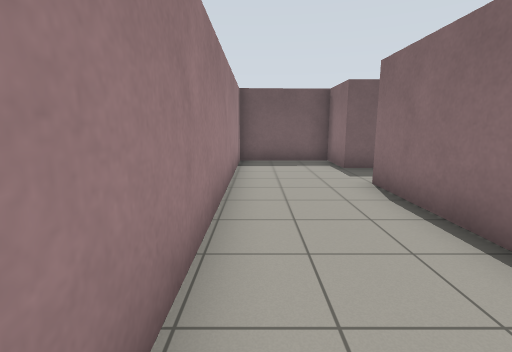
[1] (above)

12 first-person views from a walk through a Gazebo world. The camera is 1.2 m above the floor, tilts 10° down and sees 85° across. The floor is counted in squares, 1 m on a side. Each view is taken from the middle of a square. On the plan, view 1 faces up. The plan holds only what a view shows up to about 12 squares ahead; the rest is blank. Simple patterns stand in for the simulator's built-in surfaces.

[2]
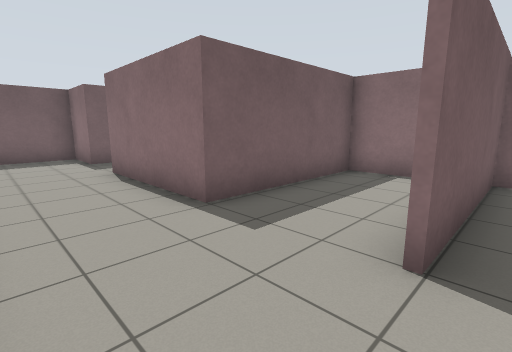

[3]
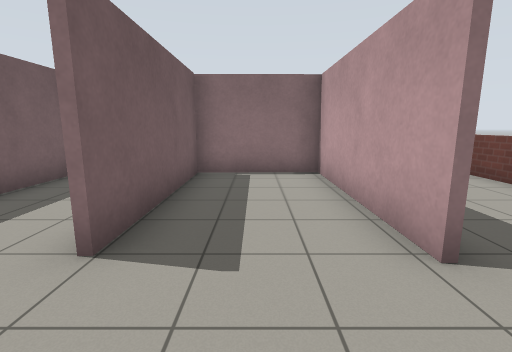

[4]
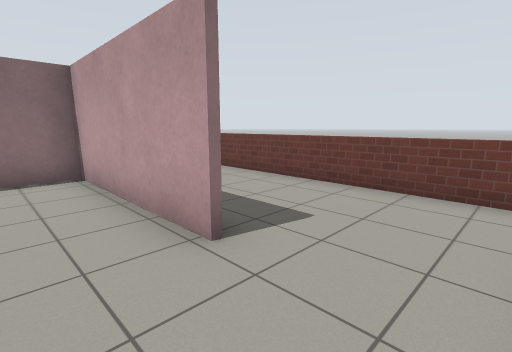

[5]
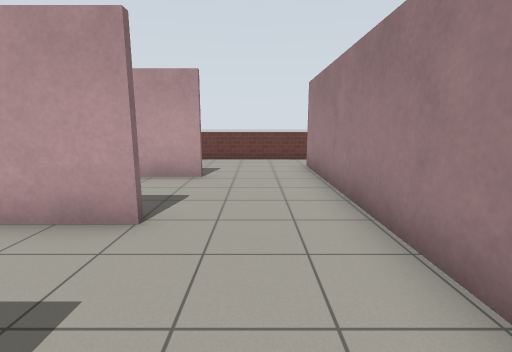

[6]
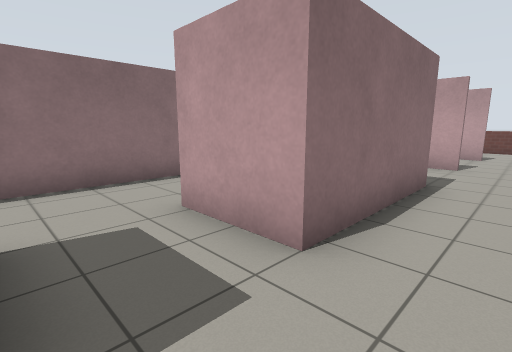

[7]
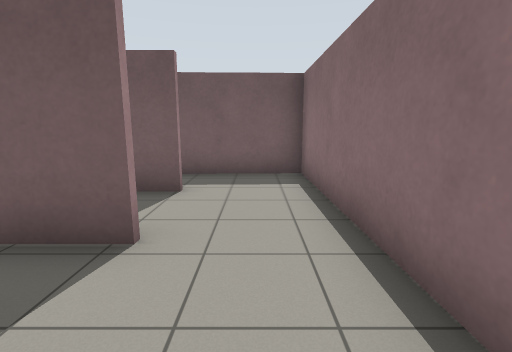

[8]
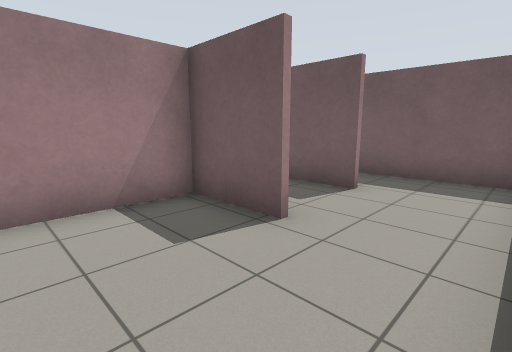

[9]
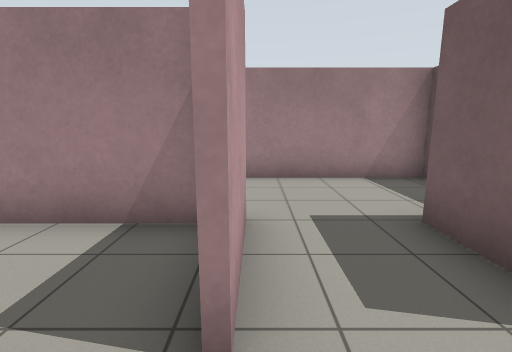

[10]
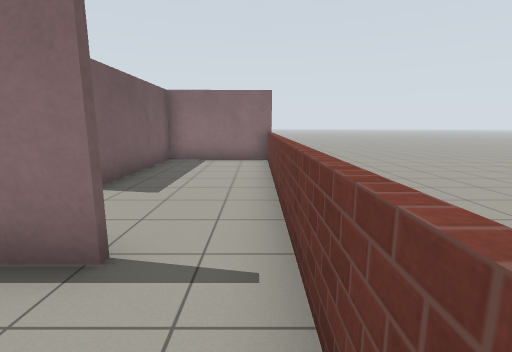

[11]
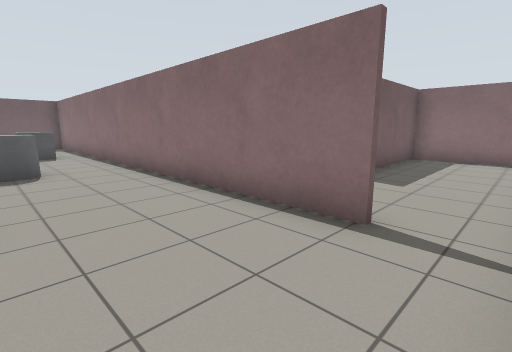

[12]
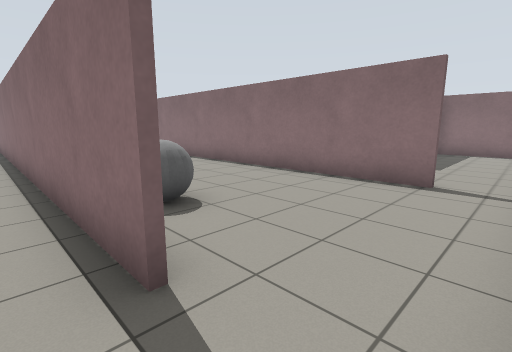

### Floor plan
Ten units are one square. View 1 is at (0, 0); x grows to the right and y downward. Boxes are objects, and circles mark ways between rooms. Rooms are numbered by the first view taken in them; rooms with no view inside come last. Other rooms are left out.
<svg viewBox="-75 -107 154 198">
<path fill="none" stroke="#000" d="M24 13 43 13M22 47 74 47M73 15 24 15M74 48 26 48M74 86 73 -16 25 -16 25 -59 48 -59M46 -81 25 -81 25 -101 -6 -100 -6 68M-5 84 70 84M48 -57 26 -57 26 -28M73 -41 73 -65M-62 61 -62 -82M-7 68 -7 -61M-27 84 -5 84M73 -65 72 -102 37 -101"/>
<rect x="-55" y="35" width="10" height="10" fill="#bbb"><title>grey ball</title></rect>
<rect x="-45" y="-15" width="20" height="20" fill="#bbb"><title>grey cylinder</title></rect>
<rect x="-35" y="-55" width="20" height="10" fill="#bbb"><title>grey box</title></rect>
<circle cx="-10" cy="75" r="3" fill="#2a7"/>
<circle cx="35" cy="-70" r="3" fill="#2a7"/>
<circle cx="55" cy="-60" r="3" fill="#2a7"/>
<text x="30" y="20">1</text>
<text x="50" y="-40">2</text>
<text x="-70" y="0">3</text>
<text x="50" y="-80">4</text>
</svg>
Room 1 opens to room 3. Room 1 opens to room 4. Room 2 opens to room 4.

Where each view was taken, in squares from view 1:
view 1: 0 up, 0 right, facing up
view 2: 2 down, 0 right, facing up-right
view 3: 3 down, 0 right, facing right
view 4: 3 down, 0 right, facing down-right
view 5: 2 up, 1 right, facing down
view 6: 8 up, 1 right, facing down-right
view 7: 3 up, 6 right, facing up
view 8: 3 up, 7 right, facing up-left
view 9: 6 up, 6 right, facing left
view 10: 8 down, 3 left, facing right
view 11: 8 down, 4 left, facing up-right
view 12: 8 down, 7 left, facing up-right
